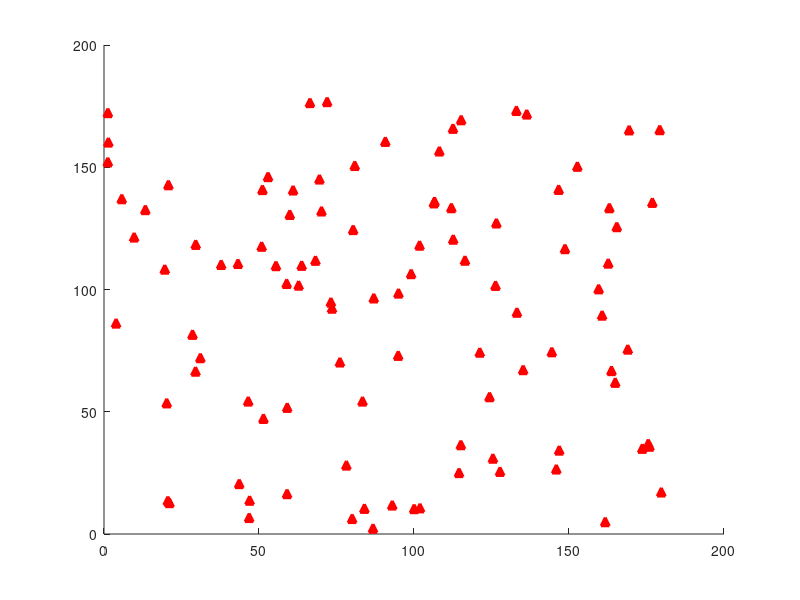

This figure's MATLAB source:
rng (117);
points = rand (100, 2) * 180;
figure ('Name', 'Point Map', 'NumberTitle', 'off')
scatter (points (:, 1), points (:,2), ... 
'marker', '^', 'MarkerFaceColor', [1 0 0],'MarkerEdgeColor', [1 0 0], 'LineWidth', 2)

%The two lines below are used to draw the circles around each node
radii = ones (100, 1) * 18; 
%viscircles (points, radii, 'Color', [0 1 0]);
